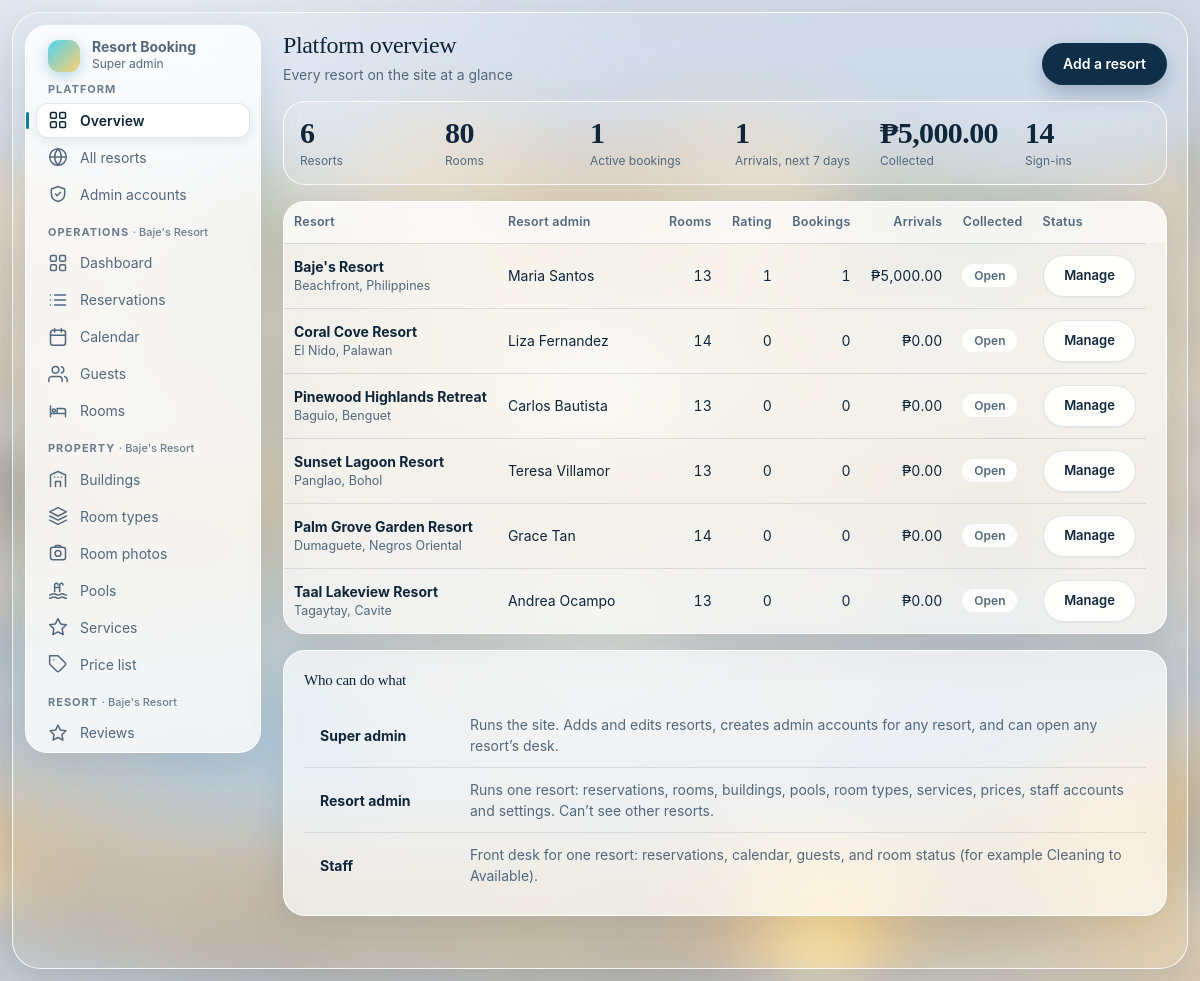
Screenshot of /admin/platform.php (signed in) with the database file from the repository.
### tables this page shows
CREATE TABLE resort (
  resort_id       INT AUTO_INCREMENT PRIMARY KEY,
  slug            VARCHAR(40)  NOT NULL,               
  name            VARCHAR(100) NOT NULL,
  tagline         VARCHAR(160) NULL,
  description     TEXT NULL,
  location        VARCHAR(120) NULL,
  theme           VARCHAR(20)  NOT NULL DEFAULT 'ocean',    
  hero_image      VARCHAR(120) NULL,                   
  contact_email   VARCHAR(120) NULL,
  contact_phone   VARCHAR(40)  NULL,
  checkin_time    VARCHAR(20)  NOT NULL DEFAULT '2:00 PM',
  checkout_time   VARCHAR(20)  NOT NULL DEFAULT '12:00 NN',
  free_cancel_days INT NOT NULL DEFAULT 2,
  exclusive_rate  DECIMAL(10,2) NULL,                  
  is_active       TINYINT(1) NOT NULL DEFAULT 1,
  sort_order      INT NOT NULL DEFAULT 0,
  created_at      TIMESTAMP NOT NULL DEFAULT CURRENT_TIMESTAMP,
  CONSTRAINT uk_resort_slug UNIQUE (slug),
  CONSTRAINT ck_resort_rate CHECK (exclusive_rate IS NULL OR exclusive_rate >= 0)
);

### config.php (called while the page is built)
<?php
return [
    'db_host'  => '127.0.0.1',
    'db_port'  => 3306,
    'db_name'  => 'resort_db',
    'db_user'  => 'root',
    'db_pass'  => '',
    'debug'    => false,
    'platform'      => 'Resort Booking',
    'resort'        => "Baje's Resort",
    'tagline'       => 'Quiet rooms, warm water, long mornings.',
    'currency'      => '₱',
    'timezone'      => 'Asia/Manila',
    'checkin_time'  => '2:00 PM',
    'checkout_time' => '12:00 NN',
    'contact_email' => 'reservations@resort.test',
    'contact_phone' => '+63 900 000 0000',
    'mail' => [
        'driver'     => 'smtp',
        'host'       => 'smtp.gmail.com',
        'port'       => 587,
        'encryption' => 'tls',
        'username'   => 'bajeloveleandro@gmail.com',
        'password'   => 'wguh qhvr icie wcsj',
        'from_email' => 'bajeloveleandro@gmail.com',
        'from_name'  => "Baje's Resort",
    ],
    'verify_email' => true,
    'base_url'    => '',
    'force_https' => false,
    'min_nights'          => 1,
    'max_nights'          => 30,
    'max_advance_days'    => 365,
    'max_rooms_per_booking' => 5,
    'max_guests_per_booking' => 20,
    'free_cancel_days'    => 2,
];

### admin/platform.php (the view)
<?php
require __DIR__ . '/../includes/layout.php';
$staffMember = require_login($pdo, true);
$rows = $pdo->query(
    "SELECT r.resort_id, r.name, r.slug, r.location, r.is_active,
            (SELECT COUNT(*) FROM room x WHERE x.resort_id = r.resort_id) AS rooms,
            (SELECT ROUND(AVG(w.rating), 1) FROM review w WHERE w.resort_id = r.resort_id AND w.status = 'Published') AS rating,
            (SELECT COUNT(*) FROM review w WHERE w.resort_id = r.resort_id AND w.status = 'Published') AS reviews,
            (SELECT COUNT(*) FROM reservation v WHERE v.resort_id = r.resort_id AND v.status IN ('Pending','Confirmed','Checked-in')) AS active_bookings,
            (SELECT COUNT(*) FROM reservation v WHERE v.resort_id = r.resort_id AND v.status IN ('Pending','Confirmed')
                AND v.check_in_date BETWEEN CURDATE() AND DATE_ADD(CURDATE(), INTERVAL 7 DAY)) AS arrivals,
            (SELECT COALESCE(SUM(CASE p.payment_status WHEN 'Paid' THEN p.amount WHEN 'Refunded' THEN -p.amount ELSE 0 END), 0)
               FROM payment p JOIN reservation v ON v.reservation_id = p.reservation_id WHERE v.resort_id = r.resort_id) AS collected,
            (SELECT GROUP_CONCAT(s.full_name ORDER BY s.full_name SEPARATOR ', ') FROM staff s WHERE s.resort_id = r.resort_id AND s.access = 'Admin') AS admins
       FROM resort r ORDER BY r.sort_order, r.name"
)->fetchAll();
$tot = ['resorts' => count($rows), 'rooms' => 0, 'active' => 0, 'arrivals' => 0, 'collected' => 0.0];
foreach ($rows as $r) {
    $tot['rooms']     += (int)$r['rooms'];
    $tot['active']    += (int)$r['active_bookings'];
    $tot['arrivals']  += (int)$r['arrivals'];
    $tot['collected'] += (float)$r['collected'];
}
$accounts = (int)$pdo->query('SELECT COUNT(*) FROM staff WHERE password_hash IS NOT NULL')->fetchColumn();
admin_start('Platform overview', 'platform');
admin_head('Platform overview', 'Every resort on the site at a glance', '<a class="btn primary" href="resorts.php">Add a resort</a>');
?>
<section class="metric-strip" aria-label="Totals">
  <div class="metric"><b><?= (int)$tot['resorts'] ?></b><span>Resorts</span></div>
  <div class="metric"><b><?= (int)$tot['rooms'] ?></b><span>Rooms</span></div>
  <div class="metric"><b><?= (int)$tot['active'] ?></b><span>Active bookings</span></div>
  <div class="metric"><b><?= (int)$tot['arrivals'] ?></b><span>Arrivals, next 7 days</span></div>
  <div class="metric"><b><?= h(money($tot['collected'])) ?></b><span>Collected</span></div>
  <div class="metric"><b><?= $accounts ?></b><span>Sign-ins</span></div>
</section>
<section class="panel flush">
  <?php if (!$rows): ?>
    <p class="empty">No resorts yet. <a href="resorts.php">Add the first resort</a>.</p>
  <?php else: ?>
  <div class="table-scroll">
    <table>
      <thead><tr><th>Resort</th><th>Resort admin</th><th class="num">Rooms</th><th class="num" title="Average of public guest reviews">Rating</th><th class="num" title="Pending, confirmed and checked-in">Bookings</th><th class="num" title="Arrivals in the next 7 days">Arrivals</th><th class="num">Collected</th><th>Status</th><th class="right"><span class="sr-only">Actions</span></th></tr></thead>
      <tbody>
      <?php foreach ($rows as $r): ?>
        <tr>
          <td><strong><?= h($r['name']) ?></strong><small class="muted-line"><?= h($r['location']) ?></small></td>
          <td class="wrap"><?= $r['admins'] ? h($r['admins']) : '<span class="muted">None yet</span>' ?></td>
          <td class="num"><?= (int)$r['rooms'] ?></td>
          <td class="num"><?= (int)$r['active_bookings'] ?></td>
          <td class="num"><?= (int)$r['arrivals'] ?></td>
          <td class="num"><?= h(money($r['collected'])) ?></td>
          <td><?= badge($r['is_active'] ? 'Open' : 'Hidden') ?></td>
          <td class="row-actions">
            <a class="btn sm" href="index.php?resort=<?= (int)$r['resort_id'] ?>">Manage</a>
          </td>
        </tr>
      <?php endforeach; ?>
      </tbody>
    </table>
  </div>
  <?php endif; ?>
</section>
<section class="panel">
  <div class="panel-head"><h2>Who can do what</h2></div>
  <table class="plain">
    <tbody>
      <tr><th scope="row">Super admin</th><td>Runs the site. Adds and edits resorts, creates admin accounts for any resort, and can open any resort’s desk.</td></tr>
      <tr><th scope="row">Resort admin</th><td>Runs one resort: reservations, rooms, buildings, pools, room types, services, prices, staff accounts and settings. Can’t see other resorts.</td></tr>
      <tr><th scope="row">Staff</th><td>Front desk for one resort: reservations, calendar, guests, and room status (for example Cleaning to Available).</td></tr>
    </tbody>
  </table>
</section>
<?php admin_end();

### includes/layout.php (shortened to what this page needs)
<?php
require_once __DIR__ . '/bootstrap.php';
function asset_url(string $file, string $prefix = ''): string
{
    $full = __DIR__ . '/../assets/' . $file;
    return $prefix . 'assets/' . $file . '?v=' . (is_file($full) ? filemtime($full) : time());
}
function icon(string $name, int $size = 20): string
{
    return '<svg viewBox="0 0 24 24" width="' . $size . '" height="' . $size . '" fill="none" stroke="currentColor" '
         . 'stroke-width="1.8" stroke-linecap="round" stroke-linejoin="round" aria-hidden="true">' . ($paths[$name] ?? '') . '</svg>';
}
    ?>
<?php
function staff_can(array $staff, string $need): bool
{
    $rank = ['staff' => 1, 'admin' => 2, 'super' => 3];
    return ($rank[$staff['level'] ?? 'staff'] ?? 0) >= ($rank[$need] ?? 99);
}
function require_login(PDO $pdo, bool $platformOnly = false, string $need = 'staff'): array
{
    $id = (int)($_SESSION['staff_id'] ?? 0);
    if ($id > 0) {
        $stmt = $pdo->prepare('SELECT staff_id, full_name, role, access, resort_id FROM staff WHERE staff_id = ? AND password_hash IS NOT NULL');
        $stmt->execute([$id]);
        $staff = $stmt->fetch();
        if ($staff) {
            $staff['is_platform'] = $staff['resort_id'] === null;
            $staff['level'] = $staff['is_platform'] ? 'super' : ($staff['access'] === 'Admin' ? 'admin' : 'staff');
            $staff['level_label'] = ['super' => 'Super admin', 'admin' => 'Resort admin', 'staff' => 'Staff'][$staff['level']];
            if ($staff['is_platform']) {
                $r = resort_by_id($pdo, (int)($_SESSION['admin_resort'] ?? 0))
                    ?: ($pdo->query('SELECT * FROM resort ORDER BY sort_order, resort_id LIMIT 1')->fetch() ?: null);
            }
            if ($platformOnly) {
                $need = 'super';
            }
            return $staff;
        }
    }
}
function admin_start(string $title, string $active = ''): void
{
    global $config, $staffMember, $resort, $pdo;
    $all = [
        'Platform' => [
            'platform' => ['platform.php', 'Overview', 'dashboard', 'super'],
            'resorts'  => ['resorts.php', 'All resorts', 'globe', 'super'],
            'admins'   => ['admins.php', 'Admin accounts', 'shield', 'super'],
        ],
        'Operations' => [
            'index'        => ['index.php', 'Dashboard', 'dashboard', 'staff'],
            'reservations' => ['reservations.php', 'Reservations', 'reservations', 'staff'],
            'calendar'     => ['calendar.php', 'Calendar', 'calendar', 'staff'],
            'guests'       => ['guests.php', 'Guests', 'guests', 'staff'],
            'rooms'        => ['rooms.php', 'Rooms', 'rooms', 'staff'],
        ],
        'Property' => [
            'buildings'    => ['buildings.php', 'Buildings', 'buildings', 'admin'],
            'room_types'   => ['room_types.php', 'Room types', 'room_types', 'admin'],
            'photos'       => ['photos.php', 'Room photos', 'photos', 'admin'],
            'pools'        => ['pools.php', 'Pools', 'pools', 'admin'],
            'services'     => ['services.php', 'Services', 'services', 'admin'],
            'pricelist'    => ['pricelist.php', 'Price list', 'tag', 'admin'],
        ],
        'Resort' => [
            'reviews'      => ['reviews.php', 'Reviews', 'star', 'admin'],
            'staff'        => ['staff.php', 'Staff', 'staff', 'admin'],
            'settings'     => ['settings.php', 'Settings', 'settings', 'admin'],
        ],
    ];
    $groups = [];
    foreach ($all as $gName => $items) {
        $items = array_filter($items, fn($it) => staff_can($staffMember, $it[3]));
        if ($items) {
            $groups[$gName] = $items;
        }
    }
    $platformPage = in_array($active, ['platform', 'resorts', 'admins'], true);
    $resortName = $resort ? $config['resort'] : $config['platform'];
    ?><!doctype html>
<html lang="en">
<head>
<link rel="stylesheet" href="<?= h(asset_url('style.css', '../')) ?>">
</head>
<body class="admin">
<div class="bg-layer" aria-hidden="true"></div>
<div class="frame shell">
  <aside class="rail" aria-label="Staff navigation">
    <a class="rail-brand" href="<?= $platformPage ? 'platform.php' : 'index.php' ?>" title="<?= h($platformPage ? $config['platform'] : $resortName) ?>">
      <span class="rail-logo" aria-hidden="true"></span>
      <span class="lbl"><strong><?= h($platformPage ? $config['platform'] : $resortName) ?></strong><small><?= h($platformPage ? 'Super admin' : 'Staff desk') ?></small></span>
    </a>
    <nav class="rail-nav">
      <?php foreach ($groups as $gName => $items): ?>
        <p class="rail-group"><?= h($gName) ?><?php if (!empty($staffMember['is_platform']) && $gName !== 'Platform' && $resort): ?> <span class="rg-resort">· <?= h($resort['name']) ?></span><?php endif; ?></p>
        <?php foreach ($items as $key => [$href, $label, $ic]): ?>
          <a href="<?= h($href) ?>" title="<?= h($label) ?>" aria-label="<?= h($label) ?>"<?= $key === $active ? ' aria-current="page"' : '' ?>>
            <?= icon($ic) ?><span class="lbl"><?= h($label) ?></span>
          </a>
        <?php endforeach; ?>
      <?php endforeach; ?>
    </nav>
  </aside>
  <div class="stage">
<main class="stage-main" id="content">
<?php flash_render();
}
function admin_head(string $title, string $sub = '', string $actions = ''): void
{
    echo '<header class="page-head"><div class="ph-text"><h1>' . h($title) . '</h1>'
       . ($sub !== '' ? '<p class="page-sub">' . h($sub) . '</p>' : '') . '</div>'
       . ($actions !== '' ? '<div class="actions">' . $actions . '</div>' : '') . '</header>';
}
function admin_end(): void
{
    ?>
</main>
  </div>
</div>
</body>
</html>
<?php
}
    ob_start(); ?>

### includes/bootstrap.php (shortened to what this page needs)
<?php
$config = require __DIR__ . '/../config.php';
$config['platform'] ??= 'Resort Booking';
$config['resort'] = $config['platform'];
function resort_by_id(PDO $pdo, int $id): ?array
{
    $stmt = $pdo->prepare('SELECT * FROM resort WHERE resort_id = ?');
    $stmt->execute([$id]);
    return $stmt->fetch() ?: null;
}
function resort_apply(array $r): void
{
    global $config, $resort;
    $resort = $r;
    $config['resort']        = $r['name'];
    $config['tagline']       = (string)$r['tagline'];
    $config['checkin_time']  = $r['checkin_time'];
    $config['checkout_time'] = $r['checkout_time'];
    $config['contact_email'] = (string)$r['contact_email'];
    $config['contact_phone'] = (string)$r['contact_phone'];
    $config['free_cancel_days'] = (int)$r['free_cancel_days'];
    $config['mail']['from_name'] = $r['name'];
}
function h(mixed $value): string
{
    return htmlspecialchars((string)($value ?? ''), ENT_QUOTES, 'UTF-8');
}
function money(float|int|string $amount): string
{
    global $config;
    return $config['currency'] . number_format((float)$amount, 2);
}
function badge(string $status): string
{
    $class = strtolower(str_replace(' ', '-', $status));
    return '<span class="badge ' . h($class) . '">' . h($status) . '</span>';
}

### rows the page displays
resort: name "Baje's Resort", location "Beachfront, Philippines", admins "Maria Santos", rooms "13", active_bookings "1", arrivals "1", collected "₱5,000.00"
resort: resort_id "6", is_active "1", name "Taal Lakeview Resort", location "Tagaytay, Cavite", admins "Andrea Ocampo", rooms "13", active_bookings "0", arrivals "0", collected "₱0.00"
resort: name "Coral Cove Resort", location "El Nido, Palawan", admins "Liza Fernandez", rooms "14", active_bookings "0", arrivals "0", collected "₱0.00"
resort: name "Pinewood Highlands Retreat", location "Baguio, Benguet", admins "Carlos Bautista", rooms "13", active_bookings "0", arrivals "0", collected "₱0.00"
resort: name "Sunset Lagoon Resort", location "Panglao, Bohol", admins "Teresa Villamor", rooms "13", active_bookings "0", arrivals "0", collected "₱0.00"
resort: name "Palm Grove Garden Resort", location "Dumaguete, Negros Oriental", admins "Grace Tan", rooms "14", active_bookings "0", arrivals "0", collected "₱0.00"

### other values shown
$platformPage ? $config['platform'] : $resortName "Resort Booking"
$platformPage ? 'Super admin' : 'Staff desk' "Super admin"
$gName "PLATFORM"
$label "Overview"
$label "All resorts"
$label "Admin accounts"
$gName "OPERATIONS"
$label "Dashboard"
$label "Reservations"
$label "Calendar"
$label "Guests"
$label "Rooms"
$gName "PROPERTY"
$label "Buildings"
$label "Room types"
